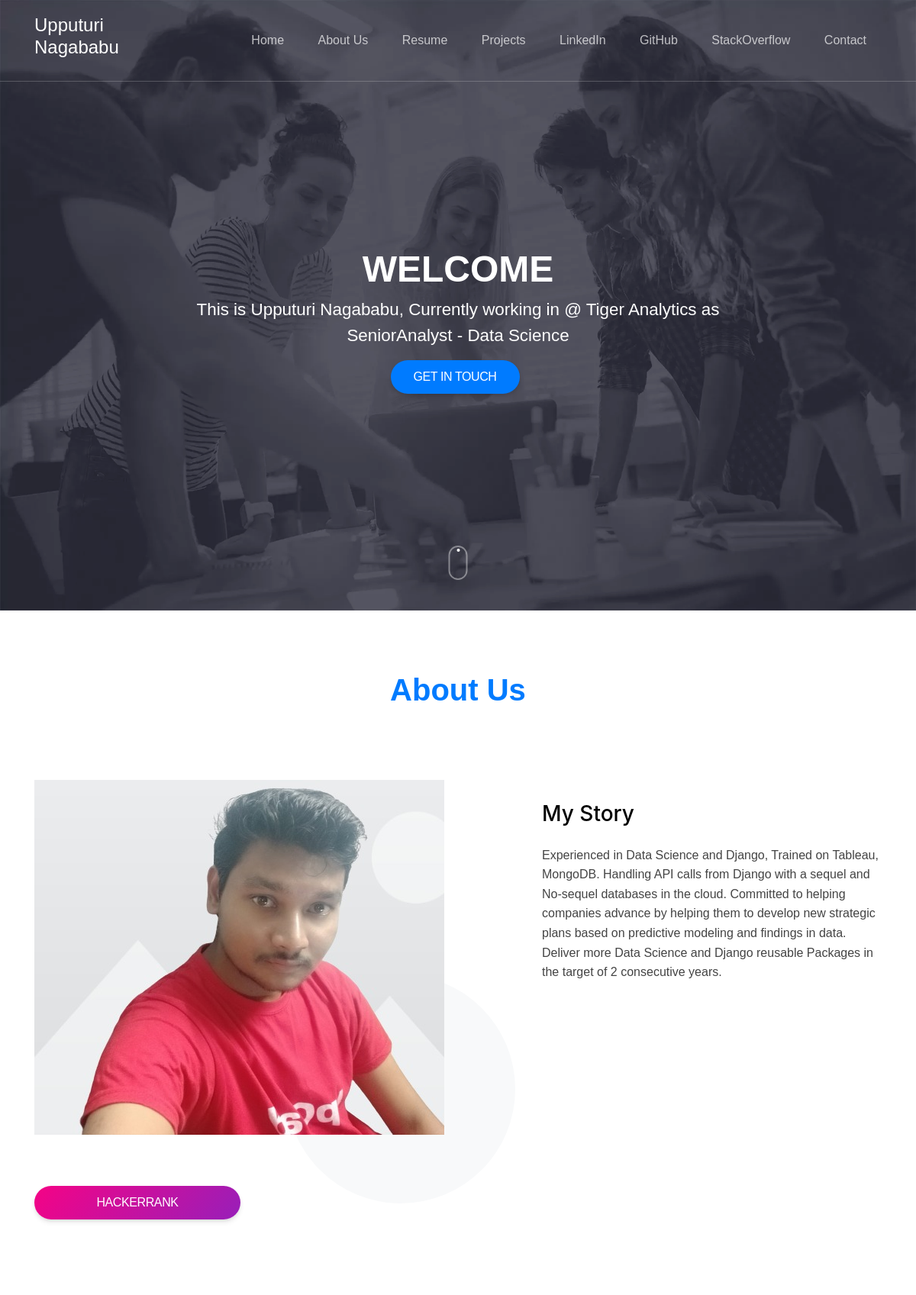
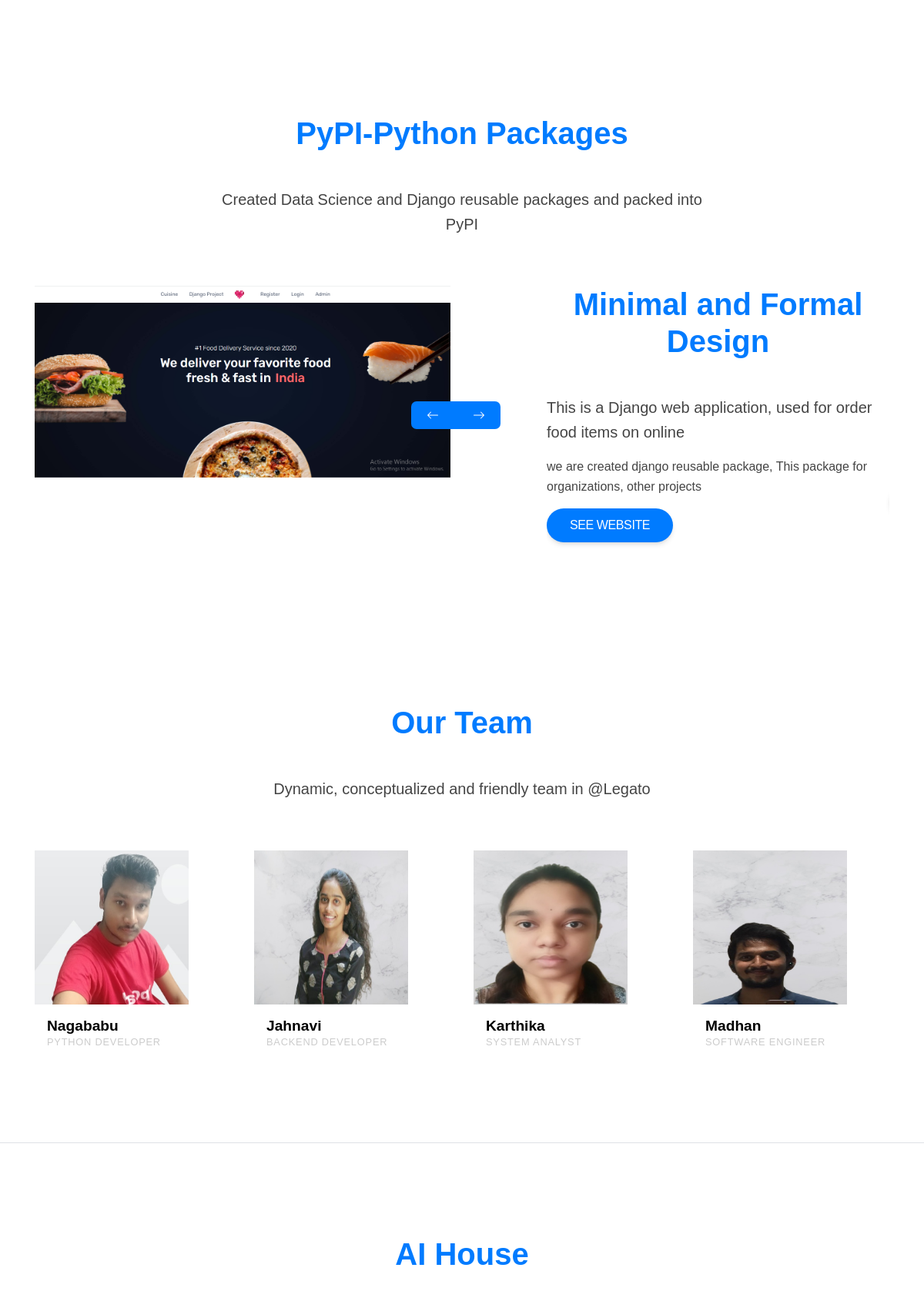
The page / (upper part) on the database its author committed (2 pictures, top to bottom).
### Profile/models.py (models this page shows, shortened)
class About_Us(models.Model):
    profile_pic=models.ImageField(upload_to='Team/')
    description=models.CharField(max_length=1000)

class Team(models.Model):
    pic=models.ImageField(upload_to='Team/')
    name=models.CharField(max_length=100)
    role=models.CharField(max_length=100)

### Profile/views.py (the view)
# urls.py: 2. Add a URL to urlpatterns:  path('', views.home, name='home')
def home(request):
    down_resume=Download_Resume.objects.get(id=1)
    education=Education_data.objects.all()
    resume=Resume.objects.all()
    team_data=Team.objects.all()
    work_data=Work_history.objects.all()
    about_us=About_Us.objects.get(id=1)
    certifications=Certifictions.objects.all()
    projects=Project.objects.all()[::-1]
    form = contact_form()
    return render(request, 'profile/home1.html',{"projects":projects,"down_resume":down_resume,"education":education,"resume":resume,"contact_form":form,"team_data":team_data,"work_data":work_data,"about_us":about_us,"certifications":certifications})

### Profile/templates/profile/home1.html (shortened to what this page needs)
{% load static %}
{% load widget_tweaks %}
<html xmlns="http://www.w3.org/1999/html">
<head>
<link href="{% static 'css/font.css' %}" rel="stylesheet">
<link rel="stylesheet" href="{% static 'css/download_resume.css' %}">
<link rel="stylesheet" href="{% static 'css/all.css' %}">
<link rel="stylesheet" href="{% static 'css/resume.css' %}">
<link rel="stylesheet" href="{% static 'css/style.css' %}">
</head>
<body data-spy="scroll" data-target=".site-navbar-target" data-offset="300">
<div class="site-wrap">
<header class="site-navbar py-4 js-sticky-header site-navbar-target" role="banner">
<div class="container">
<div class="row align-items-center">
<div class="col-6 col-xl-2">
    <h4 class="mb-0 site-logo"><div class="name"><font color="#fff" >Upputuri Nagababu </font></div> </h4>
</div>
<div class="col-5 col-md-10 d-none d-xl-block">
<nav class="site-navigation position-relative text-right" role="navigation">
<ul class="site-menu main-menu js-clone-nav mr-auto d-none d-lg-block">
<li><a href="" class="nav-link">Home</a></li>
    <li>
<a href="#about-section" class="nav-link">About Us</a>
</li>
<li><a href="#resume-section" class="nav-link">Resume</a></li>
<li><a href="#project-section" class="nav-link">Projects</a></li>
<li><a href="{% url 'linkedin' %}" class="nav-link">LinkedIn</a></li>
<li><a href="{% url 'github' %}" class="nav-link">GitHub</a></li>
<li><a href="{% url 'stack' %}" class="nav-link">StackOverflow</a></li>
<li><a href="#contact-section" class="nav-link">Contact</a></li>
</ul>
</nav>
</div>
</div>
</div>
</header>
<div class="site-blocks-cover overlay" style="background-image:url({% static 'images/bg.jpg' %})" data-aos="fade" id="home-section">
<div class="container">
<div class="row align-items-center justify-content-center">
<div class="col-md-8 mt-lg-5 text-center">
<h1 class="text-uppercase" data-aos="fade-up">Welcome</h1>
<p class="ml-5 desc" data-aos="fade-up" data-aos-delay="700">This is Upputuri Nagababu, Currently working in @ Tiger Analytics as SeniorAnalyst - Data Science</p>
<div data-aos="fade-up" data-aos-delay="100">
<a href="#contact-section" class="btn smoothscroll btn-primary mr-2 mb-2">Get In Touch</a>
</div>
</div>
</div>
</div>
<a href="#about-section" class="mouse smoothscroll">
<span class="mouse-icon">
<span class="mouse-wheel"></span>
</span>
</a>
</div>
<div class="site-section cta-big-image" id="about-section">
<div class="container">
<div class="row mb-5">
<div class="col-12 text-center" data-aos="fade">
<h2 class="section-title mb-3">About Us</h2>
</div>
</div>
<div class="row">
<div class="col-lg-6 mb-5" data-aos="fade-up" data-aos-delay="">
<figure class="circle-bg">
 <img src="{{ about_us.profile_pic.url }}" alt="Image" class="img-fluid" data-pagespeed-url-hash="2285904982" onload="pagespeed.CriticalImages.checkImageForCriticality(this);">
</figure>
    <br><br>
     <a href="https://www.hackerrank.com/l17cs99552" class="btn bg-gradient-primary w-50 mt-4 mb-0" >HackerRank</a>
</div>
<div class="col-lg-5 ml-auto" data-aos="fade-up" data-aos-delay="100">
<div class="mb-4">
<h3 class="h3 mb-4 text-black">My Story</h3>
    <p>{{about_us.description}}</p></div>
</div>
</div>
</div>
</div>
<section class="site-section">
<div class="container">
<div class="row mb-5 justify-content-center">
<div class="col-md-7 text-center">
<h3 class="section-title mb-3" data-aos="fade-up" data-aos-delay="">PyPI-Python Packages</h3>
<p class="lead" data-aos="fade-up" data-aos-delay="100">Created Data Science and Django reusable packages and packed into PyPI</div>
</div>
<div class="row">
<div class="col-lg-6 mb-5" data-aos="fade-up" data-aos-delay="">
<div class="owl-carousel slide-one-item-alt">
<img src="{% static 'images/webimg1.png' %}" alt="Image" class="img-fluid" data-pagespeed-url-hash="2255181827" onload="pagespeed.CriticalImages.checkImageForCriticality(this);">
</div>
<div class="custom-direction">
<a href="#" class="custom-prev"><span>
    <svg xmlns="http://www.w3.org/2000/svg" width="16" height="16" fill="currentColor" class="bi bi-arrow-left" viewBox="0 0 16 16">
  <path fill-rule="evenodd" d="M15 8a.5.5 0 0 0-.5-.5H2.707l3.147-3.146a.5.5 0 1 0-.708-.708l-4 4a.5.5 0 0 0 0 .708l4 4a.5.5 0 0 0 .708-.708L2.707 8.5H14.5A.5.5 0 0 0 15 8z"/>
</svg>
    </span>
</a>
    <a href="#" class="custom-next"><span>
        <svg xmlns="http://www.w3.org/2000/svg" width="16" height="16" fill="currentColor" class="bi bi-arrow-right" viewBox="0 0 16 16">
  <path fill-rule="evenodd" d="M1 8a.5.5 0 0 1 .5-.5h11.793l-3.147-3.146a.5.5 0 0 1 .708-.708l4 4a.5.5 0 0 1 0 .708l-4 4a.5.5 0 0 1-.708-.708L13.293 8.5H1.5A.5.5 0 0 1 1 8z"/>
</svg></span>
    </a>
</div>
</div>
<div class="col-lg-5 ml-auto" data-aos="fade-up" data-aos-delay="100">
<div class="owl-carousel slide-one-item-alt-text">
<div>
<h2 class="section-title mb-3">Minimal and Formal Design</h2>
<p class="lead">This is a Django web application, used for order food items on online</p>
<p>we are created django reusable package, This package for organizations, other projects</p>
<p><a href="https://naga-django-food-app.herokuapp.com/" class="btn btn-primary mr-2 mb-2">see website</a></p>
</div>
</div>
</div>
</div>
</div>
</section>
<section class="site-section border-bottom" id="team-section">
<div class="container">
<div class="row mb-5 justify-content-center">
<div class="col-md-8 text-center">
<h2 class="section-title mb-3" data-aos="fade-up" data-aos-delay="">Our Team</h2>
<p class="lead" data-aos="fade-up" data-aos-delay="100">Dynamic, conceptualized and friendly team in @Legato</p>
</div>
</div>
<div class="row">
    {% for i in team_data %}
        <div class="col-md-6 col-lg-3 mb-4" data-aos="fade-up" data-aos-delay="100">
            <div class="team-member">
                    <img src="{{i.pic.url}}" alt="Image"  data-pagespeed-url-hash="3965542881" onload="pagespeed.CriticalImages.checkImageForCriticality(this);" width="200px" height="200px">
                            <div class="p-3">
                            <h3>{{i.name}}</h3>
                                <span class="position">{{i.role}}</span>
                            </div>
            </div>
        </div>
    {% endfor %}
</div>
</div>
</section>
<section class="site-section">
<div class="container">
<div class="row mb-5 justify-content-center">
<div class="col-md-7 text-center">
<h3 class="section-title mb-3" data-aos="fade-up" data-aos-delay="">AI House</h3>
<p class="lead" data-aos="fade-up" data-aos-delay="100">Implemented Machine Learning models on multiple domains</div>
</div>
</div>
</section>
</div>
</body>
</html>

### Profile/static/css/download_resume.css (style rules this page uses)
.btn.bg-gradient-primary { color: #fff; }
.btn:not([class*=btn-outline-]) { border: 0; }
.bg-gradient-primary { background-image: linear-gradient( 310deg,#7928ca,#ff0080); }
.btn { margin-bottom: 1 rem ; letter-spacing: -.025rem; box-shadow: 0 4px 7px -1px rgb(0 0 0 / 11%), 0 2px 4px -1px rgb(0 0 0 / 7%); background-size: 150%; background-position-x: 25%; }
.badge, .btn { text-transform: uppercase; }
.mb-0 { margin-bottom: 0!important; }
.mt-4 { margin-top: 1.5 rem !important; }
.btn { display: inline-block; font-weight: 700; line-height: 1.4; color: #67748e; text-align: center; vertical-align: middle; cursor: pointer; user-select: none; background-color: transparent; border: 1 px solid transparent; padding: 0.75 rem 1.5 rem ; font-size: .75rem; border-radius: 0.5 rem ; transition: all .15s ease-in; }

### Profile/static/css/resume.css (style rules this page uses)
.mb-5, .my-5 { margin-bottom: 3rem!important; }
.h3, h3 { font-size: 1.75rem; }
.h1, .h2, .h3, .h4, .h5, .h6, h1, h2, h3, h4, h5, h6 { font-weight: 500; line-height: 1.2; }
h1, h2, h3, h4, h5, h6 { margin-top: 0; }
h3 { display: block; font-size: 1.17em; margin-block-start: 1em; margin-block-end: 1em; margin-inline-start: 0px; margin-inline-end: 0px; font-weight: bold; }
div { display: block; }
body { font-family: "Nunito", sans-serif; line-height: 1.6; background: #ffffff; overflow-x: hidden; font-size: 16px; color: #939393; }
body { margin: 0; font-family: -apple-system,BlinkMacSystemFont,"Segoe UI",Roboto,"Helvetica Neue",Arial,"Noto Sans",sans-serif,"Apple Color Emoji","Segoe UI Emoji","Segoe UI Symbol","Noto Color Emoji"; font-size: 1rem; font-weight: 400; line-height: 1.5; color:white; text-align: left; background-color: #fff; }
:root { --blue: #007bff; --indigo: #6610f2; --purple: #6f42c1; --pink: #e83e8c; --red: #dc3545; --orange: #fd7e14; --yellow: #ffc107; --green: #28a745; --teal: #20c997; --cyan: #17a2b8; --white: #fff; --gray: #6c757d; --gray-dark: #343a40; --primary: #007bff; --secondary: #6c757d; --success: #28a745; --info: #17a2b8; --warning: #ffc107; --danger: #dc3545; --light: #f8f9fa; --dark: #343a40; --breakpoint-xs: 0; --breakpoint-sm: 576px; --breakpoint-md: 768px; --breakpoint-lg: 992px; --breakpoint-xl: 1200px; --font-family-sans-serif: -apple-system,BlinkMacSystemFont,"Segoe UI",Roboto,"Helvetica Neue",Arial,"Noto Sans",sans-serif,"Apple Color Emoji","Segoe UI Emoji","Segoe UI Symbol","Noto Color Emoji"; --font-family-monospace: SFMono-Regular,Menlo,Monaco,Consolas,"Liberation Mono","Courier New",monospace; }
html { font-family: sans-serif; line-height: 1.15; -webkit-text-size-adjust: 100%; -webkit-tap-highlight-color: transparent; }
.h4, h4 { font-size: 1.5rem; }
.h1, .h2, .h3, .h4, .h5, .h6, h1, h2, h3, h4, h5, h6 { margin-bottom: 0.5rem; font-weight: 500; line-height: 1.2; }
h1, h2, h3, h4, h5, h6 { margin-top: 0; margin-bottom: 0.5rem; }
h4 { display: block; margin-block-start: 1.33em; margin-block-end: 1.33em; margin-inline-start: 0px; margin-inline-end: 0px; font-weight: bold; }
svg { overflow: hidden; vertical-align: middle; }
.ml-auto, .mx-auto { margin-left: auto!important; }
.mb-3 { margin-bottom: 1rem!important; }
.h1, .h2, .h3, .h4, .h5, .h6, h1, h2, h3, h4, h5, h6 { margin-bottom: 0.5 rem ; font-weight: 500; line-height: 1.2; }
h1, h2, h3, h4, h5, h6 { margin-top: 0; margin-bottom: 0.5 rem ; }

### Profile/static/css/style.css (style rules this page uses)
body { font-family: "Open Sans", sans-serif; color: #444444; }
a { color: #47b2e4; text-decoration: none; }
h1, h2, h3, h4, h5, h6 { font-family: "Jost", sans-serif; }
section { padding: 60px 0; overflow: hidden; }
.section-title { text-align: center; padding-bottom: 30px; }

### rows shown on the page
About_Us: profile_pic (picture), description "Experienced in Data Science and Django, Trained on Tableau, MongoDB. Handling API calls from Django with a sequel and No-sequel databases in the cloud. Committed to helping companies advance by helping them to develop new strategic plans based on predictive modeling and findings in data. Deliver more Data Science and Django reusable Packages in the target of 2 consecutive years."
Team: pic (picture), name "Nagababu", role "PYTHON DEVELOPER"
Team: pic (picture), name "Jahnavi", role "BACKEND DEVELOPER"
Team: pic (picture), name "Karthika", role "SYSTEM ANALYST"
Team: pic (picture), name "Madhan", role "SOFTWARE ENGINEER"
